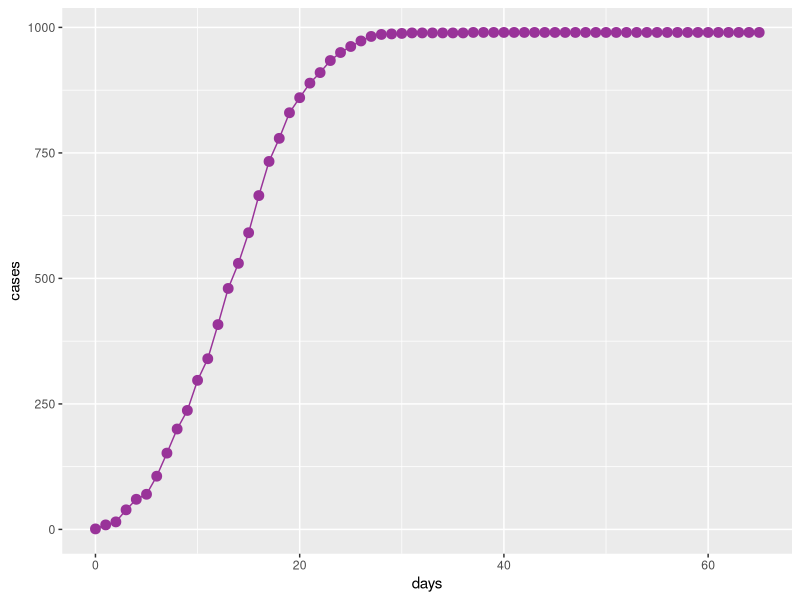
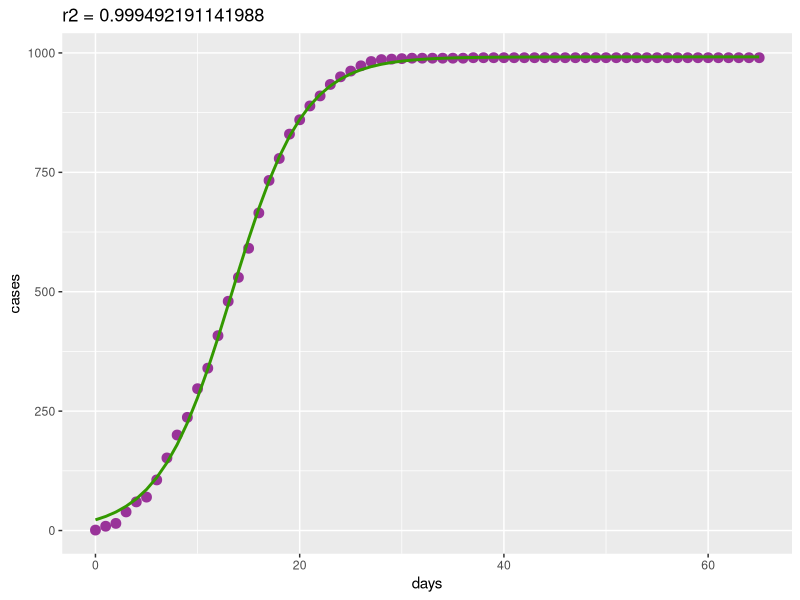
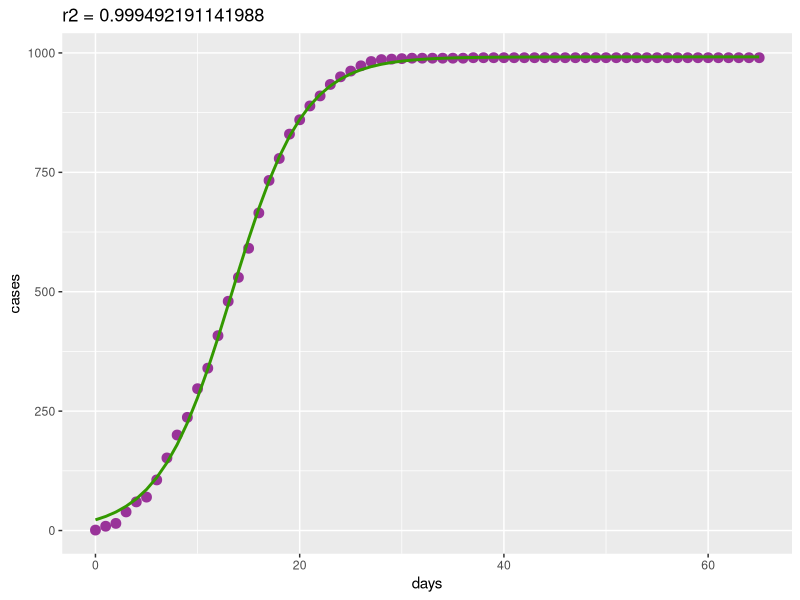

Recreate these plots in R, in order.
# plotting lib
library(ggplot2)

# load data (annhui region)
respiration <- read.csv("anhui.csv")
rownames(respiration) = respiration$X

# plot
pl1 <- ggplot(data=respiration, aes(x=days,y=cases)) + geom_point( color="#993399", size=3)
pl1 + geom_line(color="#993399")

# model
Null.mod <- nls(cases~M/(1+exp(-beta*(days-alpha))), data=respiration, start=list(M=993,beta=0.28,alpha=13.3))
new.df <- data.frame(time=respiration$days)

# evaluate
new.df$pred1 <- predict(Null.mod, newdata=new.df)
r2 = cor(respiration$cases,new.df$pred1)^2
pl1 +  geom_line(data=new.df, aes(x=time,y=pred1), colour="#339900", size=1) + ggtitle(paste0("r2 = ",r2))
ggsave("anhui_model_vs_actual.png")

# now do the same for all the data
all_data = read.csv("all_china_data.csv",header = T)
all_data$days = seq(1,nrow(all_data),1) # add day


params.est <- data.frame()
regions = colnames(all_data[,2:34])
for (region in regions) {
  subset = cbind(all_data[,'days'],all_data[,region])
  colnames(subset) = c('days','cases')
  subset = as.data.frame(subset)
  Null.mod <- try(nls(cases~M/(1+exp(-beta*(days-alpha))), 
                  data=subset, 
                  start=list(M=993,beta=0.28,alpha=13.3)))
  if(inherits(Null.mod,"try-error")){
    print(region)
    next
  }
  new.df <- data.frame(days=all_data$days)
  new.df$pred1 <- predict(Null.mod, newdata=new.df)
  r2 = (cor(new.df$pred1,subset$cases))^2
  res = c(region,unname(coef(Null.mod)),r2)
  params.est <- rbind(params.est,as.data.frame(t(res)))
  
}
names(params.est) <- c("M","beta","alpha")
params.est


